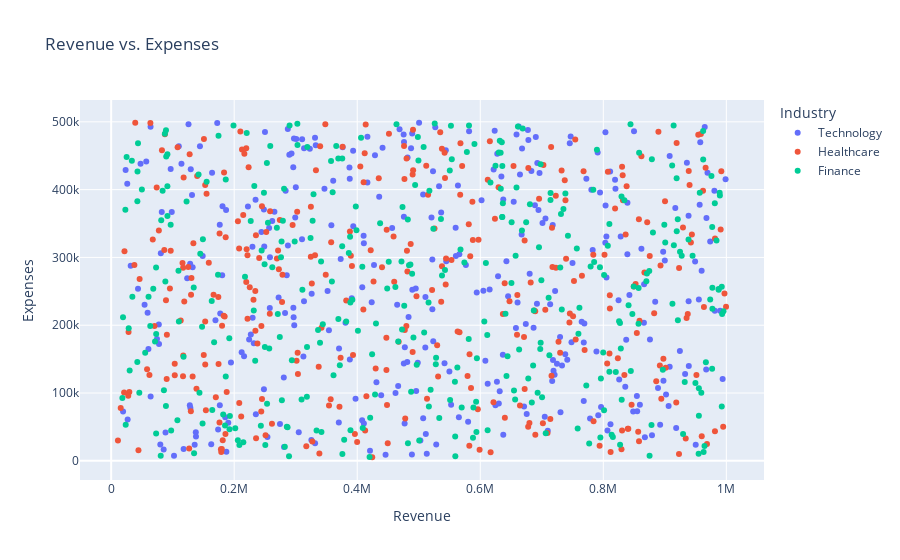

The cell this chart's notebook holds for it:
### Code cell
# Visualize the relationship between revenue and expenses
fig = px.scatter(data, x='Revenue', y='Expenses', color='Industry', hover_name='Company',
                 title='Revenue vs. Expenses')
fig.update_layout(xaxis_title='Revenue', yaxis_title='Expenses')
fig.show()

### Figure 1 — Plotly figure (JSON) as saved in the notebook; plotly's stock layout.template omitted (floating-point values rounded to 4 significant figures; data arrays with more than 128 entries replaced by an {"elided": "..."} marker saying what was removed)
{"data": [{"hovertemplate": "<b>%{hovertext}</b><br><br>Industry=Technology<br>Revenue=%{x}<br>Expenses=%{y}<extra></extra>", "hovertext": {"elided": "330 str values"}, "legendgroup": "Technology", "marker": {"color": "#636efa", "symbol": "circle"}, "mode": "markers", "name": "Technology", "orientation": "v", "showlegend": true, "type": "scatter", "x": {"elided": "330 int values"}, "xaxis": "x", "y": {"elided": "330 int values"}, "yaxis": "y"}, {"hovertemplate": "<b>%{hovertext}</b><br><br>Industry=Healthcare<br>Revenue=%{x}<br>Expenses=%{y}<extra></extra>", "hovertext": {"elided": "328 str values"}, "legendgroup": "Healthcare", "marker": {"color": "#EF553B", "symbol": "circle"}, "mode": "markers", "name": "Healthcare", "orientation": "v", "showlegend": true, "type": "scatter", "x": {"elided": "328 int values"}, "xaxis": "x", "y": {"elided": "328 int values"}, "yaxis": "y"}, {"hovertemplate": "<b>%{hovertext}</b><br><br>Industry=Finance<br>Revenue=%{x}<br>Expenses=%{y}<extra></extra>", "hovertext": {"elided": "342 str values"}, "legendgroup": "Finance", "marker": {"color": "#00cc96", "symbol": "circle"}, "mode": "markers", "name": "Finance", "orientation": "v", "showlegend": true, "type": "scatter", "x": {"elided": "342 int values"}, "xaxis": "x", "y": {"elided": "342 int values"}, "yaxis": "y"}], "layout": {"legend": {"title": {"text": "Industry"}, "tracegroupgap": 0}, "title": {"text": "Revenue vs. Expenses"}, "xaxis": {"anchor": "y", "domain": [0, 1], "title": {"text": "Revenue"}}, "yaxis": {"anchor": "x", "domain": [0, 1], "title": {"text": "Expenses"}}}}
